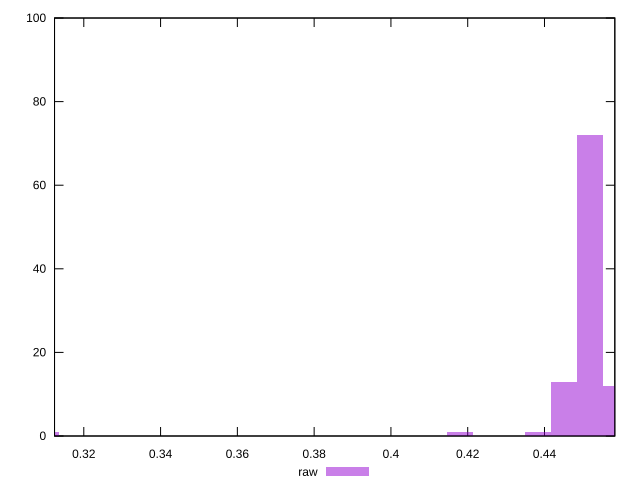

Recreate this plot in gnuplot.
reset

$raw <<EOF
0.3101581192968791 1
0.4517520433237152 72
0.45849461113451695 12
0.4450094755129135 13
0.4382669077021118 1
0.41803920426970664 1
EOF

set key outside below
set boxwidth 0.00674256781080172
set xrange [0.31237744144749463:0.4583187074778582]
set yrange [0:100]
set trange [0:100]
set style fill transparent solid 0.5 noborder
set terminal svg size 640, 490 enhanced background rgb 'white'
set output "reports/report_00033_2021-03-01T14-23-16.841Z/meta/pScore/samples/astro/raw/histogram.svg"

plot $raw title "raw" with boxes

reset
